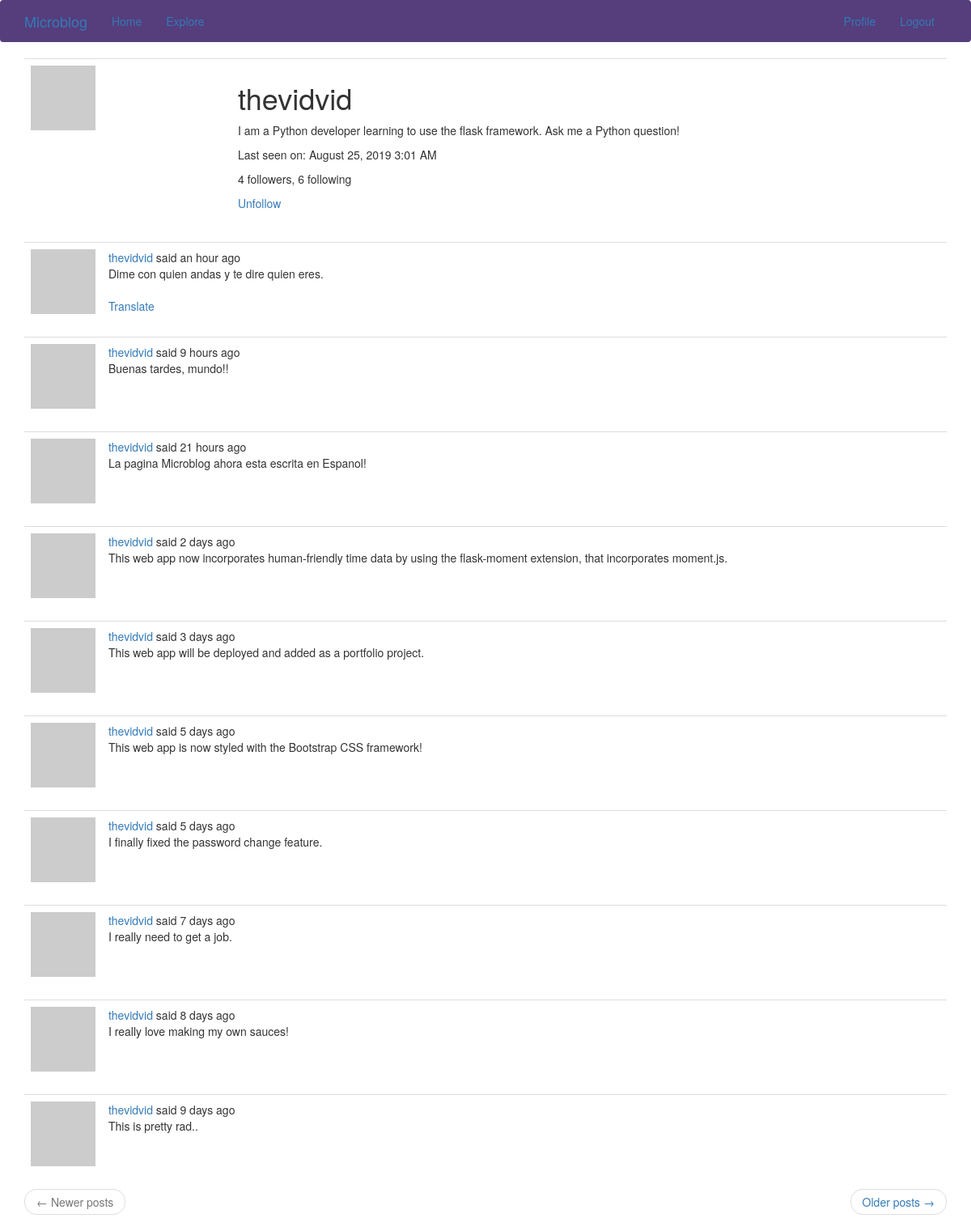
Page /user/thevidvid (signed in) on the committed database.
### app/models.py (models this page shows, shortened)
class User(UserMixin, db.Model):
    id = db.Column(db.Integer, primary_key=True)
    username = db.Column(db.String(64), index=True, unique=True)
    email = db.Column(db.String(120), index=True, unique=True)
    password_hash = db.Column(db.String(128))
    posts = db.relationship('Post', backref='author', lazy='dynamic')
    about_me = db.Column(db.String(140))
    last_seen = db.Column(db.DateTime, default=datetime.utcnow)
    followed = db.relationship(
        'User', secondary=followers,
        primaryjoin=(followers.c.follower_id == id),
        secondaryjoin=(followers.c.followed_id == id),
        backref=db.backref('followers', lazy='dynamic'), lazy='dynamic')
    def avatar(self, size):
        digest = md5(self.email.lower().encode('utf-8')).hexdigest()
        return 'https://www.gravatar.com/avatar/{}?d=identicon&s={}'.format(
            digest, size)
    def is_following(self, user):
        return self.followed.filter(
            followers.c.followed_id == user.id).count() > 0

class Post(db.Model):
    id = db.Column(db.Integer, primary_key=True)
    body = db.Column(db.String(140))
    timestamp = db.Column(db.DateTime, index=True, default=datetime.utcnow)
    user_id = db.Column(db.Integer, db.ForeignKey('user.id'))
    language = db.Column(db.String(5))

### app/routes.py (the view)
@app.route('/user/<username>')
@login_required
def user(username):
    user = User.query.filter_by(username=username).first_or_404()
    page = request.args.get('page', 1, type=int)
    posts = user.posts.order_by(Post.timestamp.desc()).paginate(
        page, app.config['POSTS_PER_PAGE'], False)
    next_url = url_for('user', username=user.username, page=posts.next_num) \
        if posts.has_next else None
    prev_url = url_for('user', username=user.username, page=posts.prev_num) \
        if posts.has_prev else None
    return render_template('user.html', user=user, posts=posts.items,
                           next_url=next_url, prev_url=prev_url)

### app/models.py (called while the page is built)
@login.user_loader
def load_user(id):
    return User.query.get(int(id))

### app/routes.py (called while the page is built)
@app.before_request
def before_request():
    if current_user.is_authenticated:
        current_user.last_seen = datetime.utcnow()
        db.session.commit()
    g.locale = str(get_locale())

### app/templates/user.html
{% extends "base.html" %}
{% block app_content %}
  <table class="table table-hover">
    <tr>
      <td width="256px"><img src="{{ user.avatar(256) }}" alt="avatar"></td>
      <td>
        <h1>{{ user.username }}</h1>
        {% if user.about_me %}
          <p>{{ user.about_me }}</p>
        {% endif %}
        {% if user.last_seen %}
          <p>{{ _('Last seen on') }}: {{ moment(user.last_seen).format('LLL') }}</p>
        {% endif %}
        <p>{{ _('%(count)d followers', count=user.followers.count()) }}, {{ _('%(count)d following', count=user.followed.count()) }}</p>
        {% if user == current_user %}
          <p><a href="{{ url_for('edit_profile') }}">{{ _('Edit your profile') }}</a></p>
        {% elif not current_user.is_following(user) %}
          <p><a href="{{ url_for('follow', username=user.username) }}">{{ _('Follow') }}</a></p>
        {% else %}
          <p><a href="{{ url_for('unfollow', username=user.username) }}">{{ _('Unfollow') }}</a></p>
        {% endif %}
      </td>
    </tr>
  </table>
  {% for post in posts %}
    {% include '_post.html' %}
  {% endfor %}
  <nav aria-label="...">
    <ul class="pager">
      <li class="previous{% if not prev_url %} disabled{% endif %}">
        <a href="{{ prev_url or '#' }}">
          <span aria-hidden="true">&larr;</span> {{ _('Newer posts') }}
        </a>
      </li>
      <li class="next{% if not next_url %} disabled{% endif %}">
        <a href="{{ next_url or '#' }}">
          {{ _('Older posts') }} <span aria-hidden="true">&rarr;</span>
        </a>
      </li>
    </ul>
  </nav>
{% endblock %}

### app/templates/_post.html (shortened to what this page needs)
<table class="table table-hover">
  <tr>
    <td width="70px">
        <a href="{{ url_for('user', username=post.author.username) }}">
            <img src="{{ post.author.avatar(70) }}" />
        </a>
    </td>
    <td>
      {{ _('%(username)s said %(when)s',
        username=user_link, when=moment(post.timestamp).fromNow()) }}
      <br>
      <span id="post{{ post.id }}">{{ post.body }}</span>
      {% if post.language and post.language != g.locale %}
        <br><br>
        <span id="translation{{ post.id }}">
          <a href="javascript:translate(
                    '#post{{ post.id }}',
                    '#translation{{ post.id }}',
                    '{{ post.language }}',
                    '{{ g.locale }}');">{{ _('Translate') }}</a>
        </span>
      {% endif %}
    </td>
  </tr>
</table>

### rows in the picture
User: username "thevidvid", about_me "I am a Python developer learning to use the flask framework. Ask me a Python question!", last_seen "August 25, 2019 3:01 AM"
Post: body "Dime con quien andas y te dire quien eres."
Post: body "Buenas tardes, mundo!!"
Post: body "La pagina Microblog ahora esta escrita en Espanol!"
Post: body "This web app now incorporates human-friendly time data by using the flask-moment extension, that incorporates moment.js."
Post: body "This web app will be deployed and added as a portfolio project."
Post: body "This web app is now styled with the Bootstrap CSS framework!"
Post: body "I finally fixed the password change feature."
Post: body "I really need to get a job."
Post: body "I really love making my own sauces!"
Post: body "This is pretty rad.."
